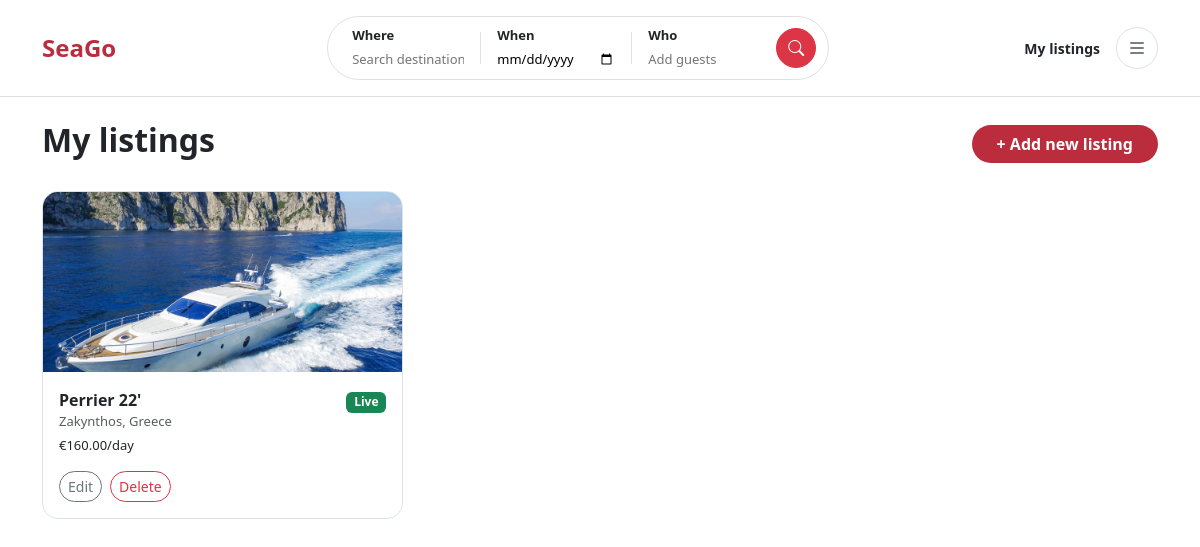
Before: /owner/listings/ (signed in) with the older database file.
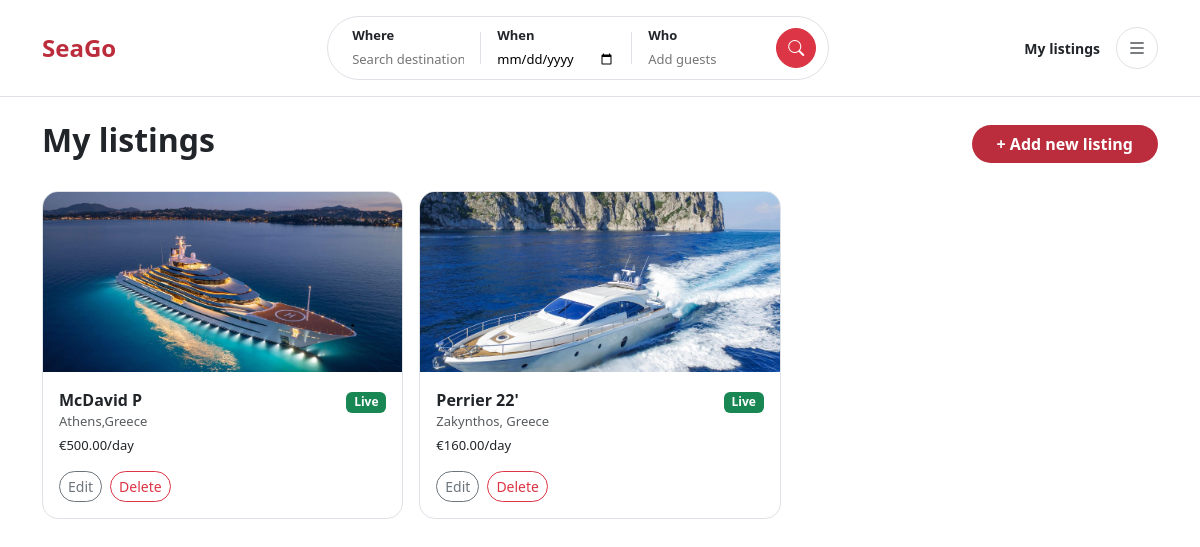
After: the same page with the newer database file.
### boats/models.py (models this page shows, shortened)
class Boat(models.Model):
    BOAT_TYPE_CHOICES = [
        ('sailboat', 'Sailboat'),
        ('motorboat', 'Motorboat'),
        ('yacht', 'Yacht'),
        ('catamaran', 'Catamaran'),
    ]
    owner = models.ForeignKey(settings.AUTH_USER_MODEL, on_delete=models.CASCADE, related_name='boats')
    category = models.ForeignKey(BoatCategory, on_delete=models.SET_NULL, null=True, blank=True, related_name='boats')
    name = models.CharField(max_length=200)
    location = models.CharField(max_length=200)
    description = models.TextField()
    capacity = models.PositiveIntegerField()
    boat_type = models.CharField(max_length=20, choices=BOAT_TYPE_CHOICES)
    price_per_day = models.DecimalField(max_digits=10, decimal_places=2)
    features = models.TextField(blank=True)
    created_at = models.DateTimeField(auto_now_add=True)
    is_approved = models.BooleanField(default=False)
    is_available = models.BooleanField(default=True)
    def get_cover_image(self):
        cover = self.images.filter(is_cover=True).first()
        if cover:
            return cover.image.url
        first = self.images.first()
        return first.image.url if first else None

class BoatImage(models.Model):
    boat = models.ForeignKey(Boat, on_delete=models.CASCADE, related_name='images')
    image = models.ImageField(upload_to='boat_images/')
    is_cover = models.BooleanField(default=False)

### boats/views.py (the view)
# urls.py: path('owner/listings/', views.my_listings, name='my_listings'),
@login_required
def my_listings(request):
    boats = Boat.objects.filter(owner=request.user)
    return render(request, 'boats/my_listings.html', {'boats': boats})

### templates/boats/my_listings.html (shortened to what this page needs)
{% extends "base.html" %}
{% block content %}
<div class="container mt-4">
  <div class="d-flex justify-content-between align-items-center mb-4">
    <h2 class="fw-bold">My listings</h2>
    <a href="{% url 'boats:boat_create' %}" class="btn rounded-pill text-white fw-bold px-4" style="background: #bb2d3c;">+ Add new listing</a>
  </div>
  {% if boats %}
  <div class="row g-3">
    {% for boat in boats %}
    <div class="col-md-4">
      <div class="border rounded-4 overflow-hidden">
        <div style="height: 180px; overflow: hidden;">
          {% if boat.get_cover_image %}
            <img src="{{ boat.get_cover_image }}" class="w-100 h-100 object-fit-cover" alt="{{ boat.name }}">
          {% else %}
            <div class="w-100 h-100 bg-secondary d-flex align-items-center justify-content-center">
              <i class="bi bi-image text-white fs-1"></i>
            </div>
          {% endif %}
        </div>
        <div class="p-3">
          <div class="d-flex justify-content-between align-items-start">
            <div>
              <div class="fw-bold">{{ boat.name }}</div>
              <div class="text-muted" style="font-size: 13px;">{{ boat.location }}</div>
              <div class="mt-1" style="font-size: 13px;">€{{ boat.price_per_day }}/day</div>
            </div>
            <div>
              {% if boat.is_approved %}
                <span class="badge bg-success">Live</span>
              {% else %}
                <span class="badge bg-warning text-dark">Pending</span>
              {% endif %}
            </div>
          </div>
          <div class="d-flex gap-2 mt-3">
            <a href="{% url 'boats:boat_edit' boat.pk %}" class="btn btn-outline-secondary btn-sm rounded-pill">Edit</a>
            <a href="{% url 'boats:boat_delete' boat.pk %}" class="btn btn-outline-danger btn-sm rounded-pill">Delete</a>
          </div>
        </div>
      </div>
    </div>
    {% endfor %}
  </div>
  {% endif %}
</div>
{% endblock %}

Changed rows visible on the page:
now on this page (row edited): Boat: get_cover_image (picture), name "McDavid P", location "Athens,Greece", price_per_day "500.00", is_approved "Live"
